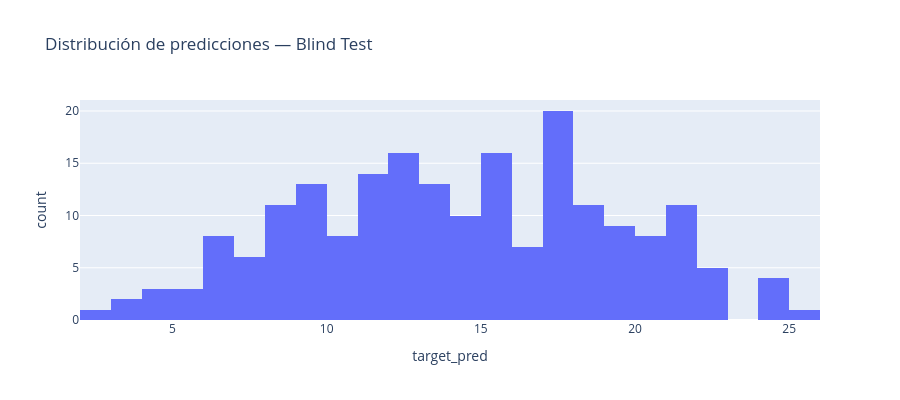

Here is the notebook cell this chart was saved with:
### Code cell
fig = px.histogram(
    x=predictions,
    nbins=30,
    title='Distribución de predicciones — Blind Test',
    labels={'x': 'target_pred', 'y': 'Frecuencia'},
    color_discrete_sequence=['#636EFA'],
)
fig.update_layout(height=400)
fig.show()

### Figure 1 — Plotly figure (JSON) as saved in the notebook; plotly's stock layout.template omitted (floating-point values rounded to 4 significant figures; data arrays with more than 128 entries replaced by an {"elided": "..."} marker saying what was removed)
{"data": [{"bingroup": "x", "hovertemplate": "target_pred=%{x}<br>count=%{y}<extra></extra>", "legendgroup": "", "marker": {"color": "#636EFA", "pattern": {"shape": ""}}, "name": "", "nbinsx": 30, "orientation": "v", "showlegend": false, "type": "histogram", "x": {"elided": "200 float values"}, "xaxis": "x", "yaxis": "y"}], "layout": {"barmode": "relative", "height": 400, "legend": {"tracegroupgap": 0}, "title": {"text": "Distribución de predicciones — Blind Test"}, "xaxis": {"anchor": "y", "domain": [0, 1], "title": {"text": "target_pred"}}, "yaxis": {"anchor": "x", "domain": [0, 1], "title": {"text": "count"}}}}
